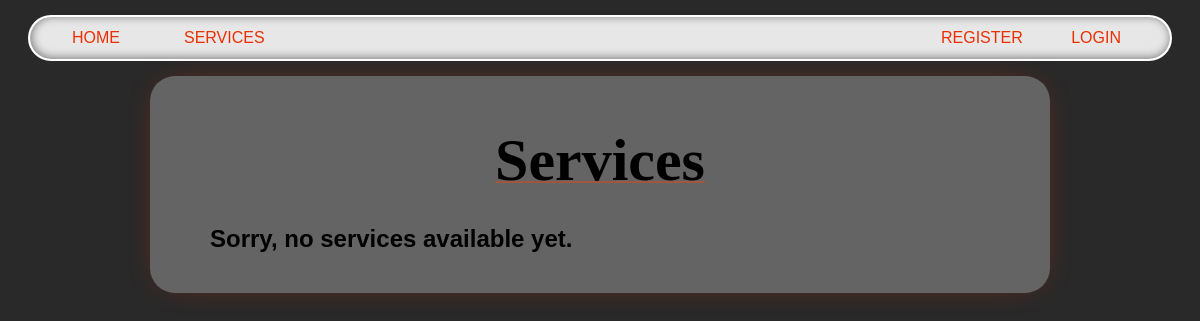
/services/, run on an earlier commit of the app's database.
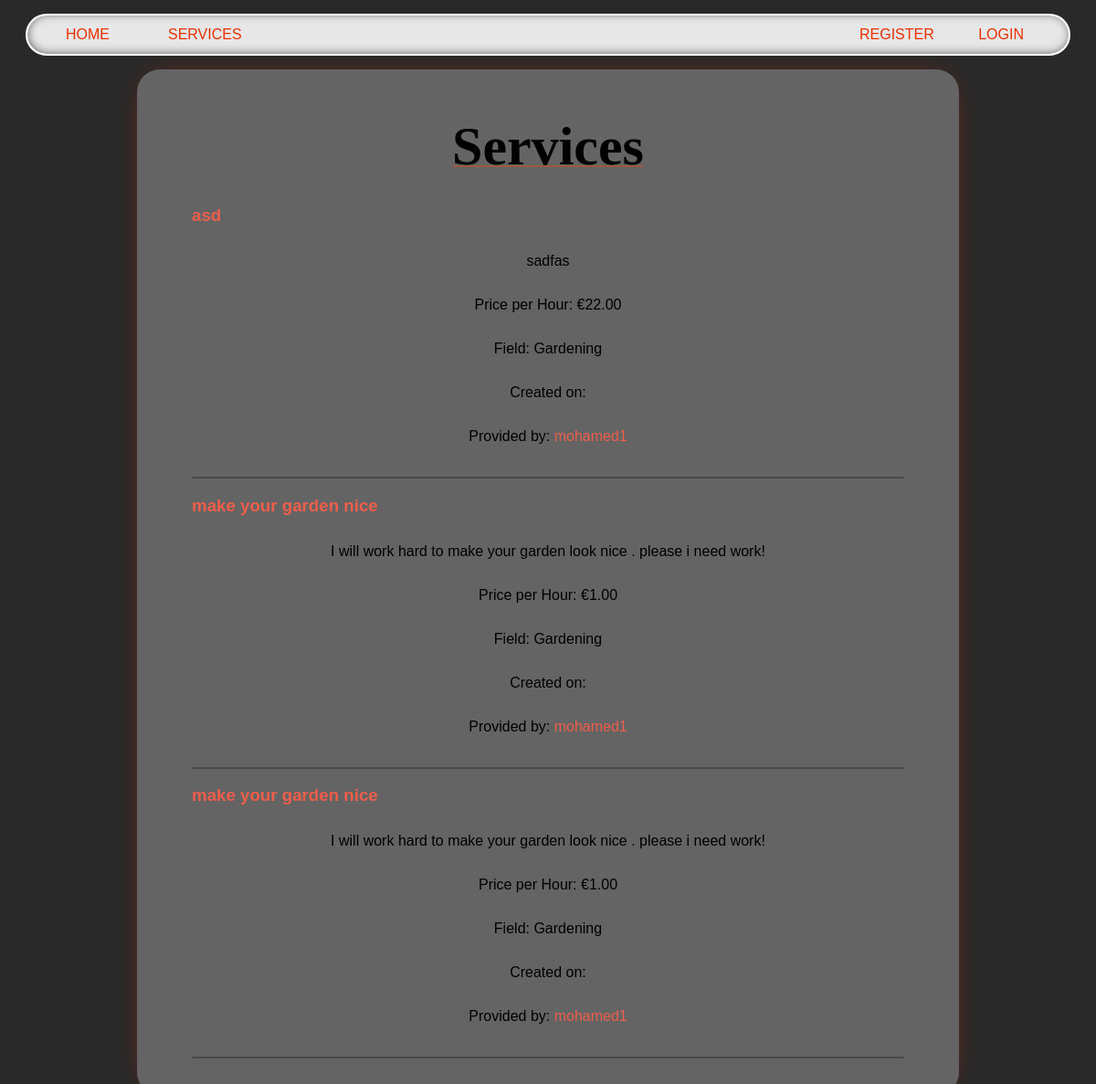
And on a later commit of the database.
### services/models.py (models this page shows, shortened)
class Service(models.Model):
    FIELD_CHOICES = [
        ('Air Conditioner', 'Air Conditioner'),
        ('Carpentry', 'Carpentry'),
        ('Electricity', 'Electricity'),
        ('Gardening', 'Gardening'),
        ('Home Machines', 'Home Machines'),
        ('House Keeping', 'House Keeping'),
        ('Interior Design', 'Interior Design'),
        ('Locks', 'Locks'),
        ('Painting', 'Painting'),
        ('Plumbing', 'Plumbing'),
        ('Water Heaters', 'Water Heaters'),
    ]
    company = models.ForeignKey(Company, on_delete=models.CASCADE, related_name='services')
    name = models.CharField(max_length=40)
    description = models.TextField()
    price_hour = models.DecimalField(decimal_places=2, max_digits=10)
    rating = models.IntegerField(default=0)
    field = models.CharField(max_length=30, choices=FIELD_CHOICES)
    date = models.DateTimeField(default=timezone.now)  # Correct field name

### users/models.py (models this page shows, shortened)
class Company(models.Model):
    FIELD_CHOICES = [
        ('Air Conditioner', 'Air Conditioner'),
        ('All in One', 'All in One'),
        ('Carpentry', 'Carpentry'),
        ('Electricity', 'Electricity'),
        ('Gardening', 'Gardening'),
        ('Home Machines', 'Home Machines'),
        ('House Keeping', 'House Keeping'),
        ('Interior Design', 'Interior Design'),
        ('Locks', 'Locks'),
        ('Painting', 'Painting'),
        ('Plumbing', 'Plumbing'),
        ('Water Heaters', 'Water Heaters'),
    ]
    user = models.OneToOneField(User, on_delete=models.CASCADE, primary_key=True)
    field = models.CharField(max_length=70, choices=FIELD_CHOICES, blank=False, null=False)
    rating = models.IntegerField(
        validators=[MaxValueValidator(5), MinValueValidator(0)], default=0)

class User(AbstractUser):
    is_company = models.BooleanField(default=False)
    is_customer = models.BooleanField(default=False)
    email = models.CharField(max_length=100, unique=True)
    USERNAME_FIELD = 'email'
    REQUIRED_FIELDS = ['username']  # Add any other required fields

### services/views.py (the view)
# urls.py: path('', v.service_list, name='services_list'),
def service_list(request):
    services = Service.objects.all().order_by("-date")
    return render(request, 'services/list.html', {'services': services})

### services/templates/services/list.html (shortened to what this page needs)
{% extends 'main/base.html' %}
{% block content %}
    <p class="title">Services</p>
    <div class='services_list'>
        {% if services %}
            {% for service in services %}
                <div class="service_item">
                    <h3><a href="/services/{{ service.id }}">{{ service.name }}</a></h3>
                    <p>{{ service.description }}</p>
                    <p>Price per Hour: €{{ service.price_hour }}</p>
                    <p>Field: {{ service.field }}</p>
                    <p>Created on: {{ service.date_created }}</p>
                    <p>Provided by: <a href="/company/{{ service.company.user.username }}">{{ service.company.user.username }}</a></p>
                </div>
                <div class="line"></div>
            {% endfor %}
        {% else %}
            <h2>Sorry, no services available yet.</h2>
        {% endif %}
    </div>
{% endblock %}

### main/templates/main/base.html (shortened to what this page needs)
{% load static %}
<!DOCTYPE html>
<html lang="en">
  <head>
    <link
      rel="stylesheet"
      type="text/css"
      href="{% static 'css/style.css' %}"
    />
  </head>
  <body>
    {% include 'main/navbar.html' %}
    <div class='content'>
      {% block content %} replace me {% endblock %}
    </div>
  </body>
</html>

### main/templates/main/navbar.html (shortened to what this page needs)
<nav class="navbar">
    <ul>
        <li><a href="/">Home</a></li>
        <li>
            <a href="/services/">Services</a>
        </li>
        <li class="last_navbar">
            {% if user.is_authenticated %}
                <a href="{% url 'logout' %}" class="btn-logout">Logout</a>
            {% else %}
                <a href="{% url 'register' %}" class="btn-register">Register</a>
                <a href="{% url 'login' %}" class="btn-login">Login</a>
            {% endif %}
        </li>
    </ul>
</nav>

### static/css/style.css (style rules this page uses)
body { background: #292929; font-family: 'Lexend Exa', sans-serif; padding: 0; margin: 0; }
a { color: #ee5e4b; text-decoration: none; }
.content { background-color: #646464; margin: 0 auto; width: 65%; padding: 20px 60px; box-shadow: 0px 0px 35px -20px #ec2f00; border-radius: 25px; }
.content p { text-align: center; margin: 30px 0px; white-space: pre-line; }
.title { text-align: center; font-family: 'Times New Roman', Times, serif; font-size: 60px; font-weight: bold; text-decoration: 2px underline; text-decoration-color: rgba(255, 68, 0, 0.37); }
.navbar { position: sticky; top: 15px; box-shadow: inset 1px -1px 10px rgb(116, 116, 116); border: 2px solid white; border-radius: 30px; animation: slide-in 1s ease-out; background-color: #e7e7e7; width: 95%; margin: 0 auto; margin-bottom: 30px; }
.navbar ul { position: relative; display: flex; flex: 1 1 auto; margin: 0; padding: 0 30px; list-style-type: none; }
.navbar ul li:not(:last-child) { margin-right: 40px; }
.navbar ul li { border: 2px solid transparent; border-radius: 5px; padding: 10px; transition: background 0.2s; }
.navbar ul li a { color: #ec2f00; text-decoration: none; text-transform: uppercase; transition: color 0.2s; }
.btn-register, .btn-login { border: 2px solid transparent; border-radius: 5px; padding: 10px 15px; text-transform: uppercase; transition: background 0.2s, color 0.2s, border 0.2s; color: #ec2f00; }
.last_navbar { right: 0; position: absolute; margin-right: 20px; }
.last_navbar a { margin-left: 10px; }
.services_list { padding: 0; margin-bottom: 20px; }
.line { width: 100%; margin: 0 auto; height: 2px; background-color: #00000044; border-radius: 20px; margin-bottom: 10px; margin-top: 35px; }

What changed in the data, as far as the page shows it:
added Service: name "asd", description "sadfas", price_hour "22.00", field "Gardening", company.user.username "mohamed1"
added Service: name "make your garden nice", description "I will work hard to make your garden look nice . please i need work!", price_hour "1.00", field "Gardening", company.user.username "mohamed1"
added Service: name "make your garden nice", description "I will work hard to make your garden look nice . please i need work!", price_hour "1.00", field "Gardening", company.user.username "mohamed1"
Also different on the page:
text no longer shown: "Sorry, no services available yet."
